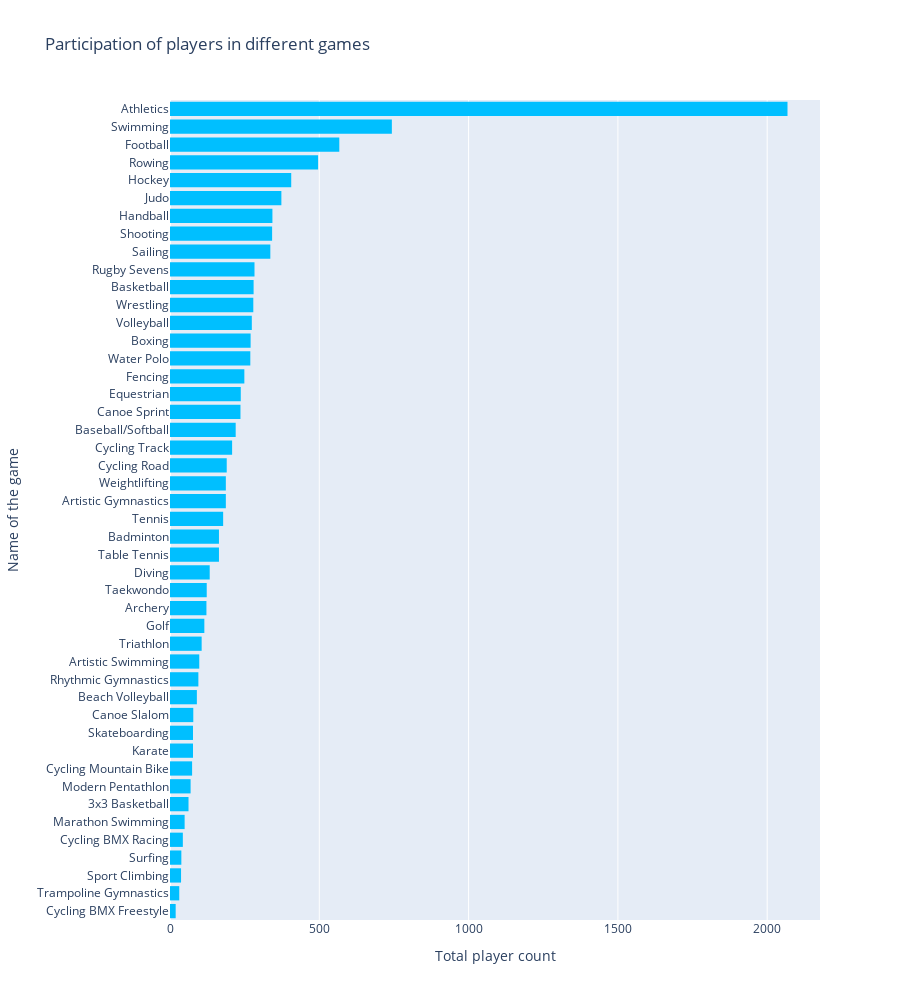

The code cell stored with this chart in its notebook:
### Markdown cell above
**Participation of players in different games**

### Code cell
discipline_counts=athletes['Discipline'].value_counts().sort_values(ascending=True)
fig = px.histogram(
    y=discipline_counts.keys(),
    x=discipline_counts.values,
    height=1000,
    title='Participation of players in different games',
    color_discrete_sequence=['deepskyblue']
)
fig.update_layout(
    xaxis_title_text = 'Total player count',
    yaxis_title_text = 'Name of the game'
)
fig.show()

### Figure 1 — Plotly figure (JSON) as saved in the notebook; plotly's stock layout.template omitted (floating-point values rounded to 4 significant figures)
{"data": [{"alignmentgroup": "True", "bingroup": "y", "histfunc": "sum", "hovertemplate": "sum of x=%{x}<br>y=%{y}<extra></extra>", "legendgroup": "", "marker": {"color": "deepskyblue", "pattern": {"shape": ""}}, "name": "", "offsetgroup": "", "orientation": "h", "showlegend": false, "type": "histogram", "x": [19, 31, 37, 38, 43, 49, 62, 69, 74, 77, 77, 78, 90, 95, 98, 106, 115, 122, 123, 133, 164, 164, 178, 187, 187, 190, 208, 220, 236, 237, 249, 269, 270, 274, 279, 280, 283, 336, 342, 343, 373, 406, 496, 567, 743, 2068], "xaxis": "x", "y": ["Cycling BMX Freestyle", "Trampoline Gymnastics", "Sport Climbing", "Surfing", "Cycling BMX Racing", "Marathon Swimming", "3x3 Basketball", "Modern Pentathlon", "Cycling Mountain Bike", "Karate", "Skateboarding", "Canoe Slalom", "Beach Volleyball", "Rhythmic Gymnastics", "Artistic Swimming", "Triathlon", "Golf", "Archery", "Taekwondo", "Diving", "Table Tennis", "Badminton", "Tennis", "Artistic Gymnastics", "Weightlifting", "Cycling Road", "Cycling Track", "Baseball/Softball", "Canoe Sprint", "Equestrian", "Fencing", "Water Polo", "Boxing", "Volleyball", "Wrestling", "Basketball", "Rugby Sevens", "Sailing", "Shooting", "Handball", "Judo", "Hockey", "Rowing", "Football", "Swimming", "Athletics"], "yaxis": "y"}], "layout": {"barmode": "relative", "height": 1000, "legend": {"tracegroupgap": 0}, "title": {"text": "Participation of players in different games"}, "xaxis": {"anchor": "y", "domain": [0, 1], "title": {"text": "Total player count"}}, "yaxis": {"anchor": "x", "domain": [0, 1], "title": {"text": "Name of the game"}}}}
